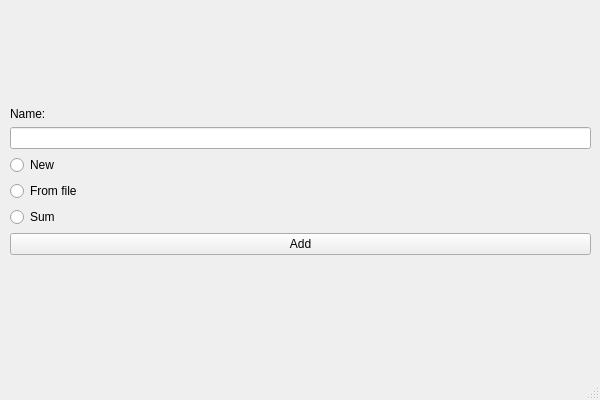
<?xml version="1.0" encoding="UTF-8"?>
<ui version="4.0">
 <class>add_protein_window</class>
 <widget class="QMainWindow" name="add_protein_window">
  <property name="geometry">
   <rect>
    <x>0</x>
    <y>0</y>
    <width>600</width>
    <height>400</height>
   </rect>
  </property>
  <property name="minimumSize">
   <size>
    <width>600</width>
    <height>400</height>
   </size>
  </property>
  <property name="maximumSize">
   <size>
    <width>600</width>
    <height>400</height>
   </size>
  </property>
  <property name="windowTitle">
   <string>MainWindow</string>
  </property>
  <widget class="QWidget" name="centralwidget">
   <widget class="QWidget" name="horizontalLayoutWidget">
    <property name="geometry">
     <rect>
      <x>10</x>
      <y>10</y>
      <width>581</width>
      <height>341</height>
     </rect>
    </property>
    <layout class="QHBoxLayout" name="horizontalLayout">
     <property name="sizeConstraint">
      <enum>QLayout::SetDefaultConstraint</enum>
     </property>
     <item>
      <layout class="QVBoxLayout" name="verticalLayout">
       <item>
        <spacer name="verticalSpacer">
         <property name="orientation">
          <enum>Qt::Vertical</enum>
         </property>
         <property name="sizeHint" stdset="0">
          <size>
           <width>20</width>
           <height>40</height>
          </size>
         </property>
        </spacer>
       </item>
       <item>
        <widget class="QLabel" name="label">
         <property name="text">
          <string>Name:</string>
         </property>
        </widget>
       </item>
       <item>
        <widget class="QLineEdit" name="lineEdit"/>
       </item>
       <item>
        <widget class="QRadioButton" name="radioButton">
         <property name="text">
          <string>New</string>
         </property>
        </widget>
       </item>
       <item>
        <widget class="QRadioButton" name="radioButton_2">
         <property name="text">
          <string>From file</string>
         </property>
        </widget>
       </item>
       <item>
        <widget class="QRadioButton" name="radioButton_3">
         <property name="text">
          <string>Sum</string>
         </property>
        </widget>
       </item>
       <item>
        <widget class="QPushButton" name="pushButton">
         <property name="text">
          <string>Add</string>
         </property>
        </widget>
       </item>
       <item>
        <spacer name="verticalSpacer_2">
         <property name="orientation">
          <enum>Qt::Vertical</enum>
         </property>
         <property name="sizeHint" stdset="0">
          <size>
           <width>20</width>
           <height>40</height>
          </size>
         </property>
        </spacer>
       </item>
      </layout>
     </item>
    </layout>
   </widget>
  </widget>
  <widget class="QMenuBar" name="menubar">
   <property name="geometry">
    <rect>
     <x>0</x>
     <y>0</y>
     <width>600</width>
     <height>25</height>
    </rect>
   </property>
  </widget>
  <widget class="QStatusBar" name="statusbar"/>
 </widget>
 <resources/>
 <connections/>
</ui>
